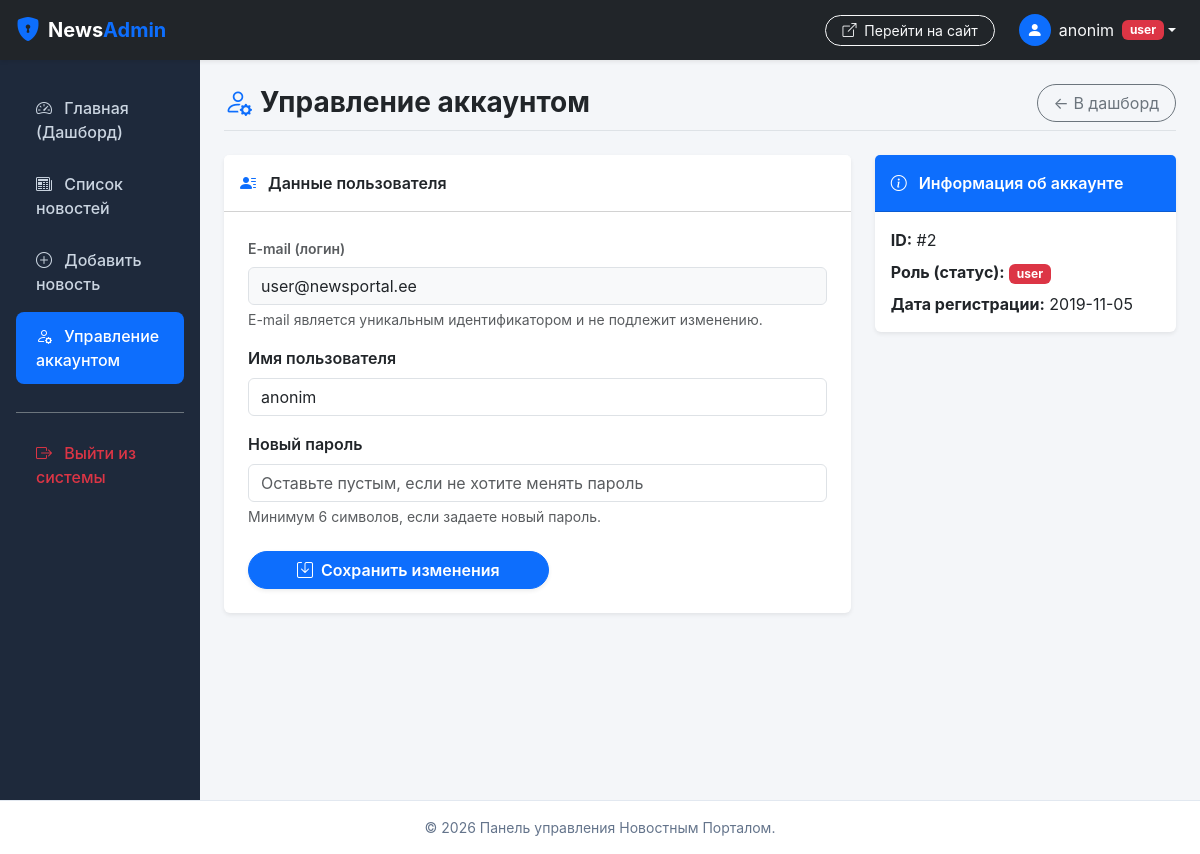
Page /admin/index.php?action=profile (signed in) on the committed database.
### tables this page shows
CREATE TABLE `users` (
  `id` int(11) NOT NULL AUTO_INCREMENT,
  `username` varchar(100) NOT NULL,
  `email` varchar(50) NOT NULL,
  `password` varchar(255) NOT NULL,
  `status` varchar(20) NOT NULL,
  `registration_date` date NOT NULL,
  `pass` varchar(255) NOT NULL,
  PRIMARY KEY (`id`),
  UNIQUE KEY `email` (`email`)
);

### admin/controllerAdmin/controllerAdmin.php (called while the page is built, shortened)
<?php
class controllerAdmin {
    public static function profileForm($error = null) {
        $userId = $_SESSION['userId'] ?? 0;
        $user = modelAdmin::getUserById($userId);
        include 'viewAdmin/profileForm.php';
        include 'viewAdmin/templates/layout.php';
    }
}
?>

### admin/index.php (called while the page is built, shortened)
<?php
require_once '../inc/db.php';
require_once 'modelAdmin/modelAdmin.php';
require_once 'controllerAdmin/controllerAdmin.php';
require_once 'routeAdmin/routingAdmin.php';
?>

### inc/db.php (called while the page is built, shortened)
<?php
class db {
    private $pdo;
    public function __construct() {
        $host = '127.0.0.1';
        $db   = 'newsportal';
        $user = 'root';
        $pass = '';
        $charset = 'utf8mb4';
        $dsn = "mysql:host=$host;dbname=$db;charset=$charset";
        $options = [
            PDO::ATTR_ERRMODE            => PDO::ERRMODE_EXCEPTION,
            PDO::ATTR_DEFAULT_FETCH_MODE => PDO::FETCH_ASSOC,
            PDO::ATTR_EMULATE_PREPARES   => false,
        ];
        try {
            $this->pdo = new PDO($dsn, $user, $pass, $options);
        } catch (\PDOException $e) {
            die("Ошибка подключения к базе данных: " . $e->getMessage());
        }
    }
    public function getOne($query, $params = []) {
        $stmt = $this->pdo->prepare($query);
        $stmt->execute($params);
        return $stmt->fetch();
    }
}
?>

### admin/modelAdmin/modelAdmin.php (called while the page is built, shortened)
<?php
class modelAdmin {
    public static function getUserById($id) {
        $db = new db();
        $query = "SELECT * FROM users WHERE id = :id";
        return $db->getOne($query, ['id' => (int)$id]);
    }
}
?>

### admin/viewAdmin/profileForm.php (the view, shortened to what this page needs)
<div class="d-flex justify-content-between align-items-center mb-4 pb-2 border-bottom">
    <h1 class="h3 fw-bold mb-0"><i class="bi bi-person-gear text-primary me-2"></i>Управление аккаунтом</h1>
    <a href="index.php?action=start" class="btn btn-outline-secondary rounded-pill px-3">&larr; В дашборд</a>
</div>
<div class="row">
    <div class="col-lg-8">
        <div class="card shadow-sm border-0 mb-4">
            <div class="card-header bg-white py-3 fw-semibold">
                <i class="bi bi-person-lines-fill me-2 text-primary"></i> Данные пользователя
            </div>
            <div class="card-body p-4">
                <form action="index.php?action=profileSave" method="POST">
                    <div class="mb-3">
                        <label class="form-label text-muted small fw-semibold">E-mail (логин)</label>
                        <input type="email" class="form-control bg-light" value="<?= htmlspecialchars($user['email'] ?? '') ?>" readonly disabled>
                        <div class="form-text">E-mail является уникальным идентификатором и не подлежит изменению.</div>
                    </div>
                    <div class="mb-3">
                        <label for="username" class="form-label fw-semibold">Имя пользователя</label>
                        <input type="text" class="form-control" id="username" name="username" required value="<?= htmlspecialchars($user['username'] ?? '') ?>">
                    </div>
                    <div class="mb-4">
                        <label for="password" class="form-label fw-semibold">Новый пароль</label>
                        <input type="password" class="form-control" id="password" name="password" placeholder="Оставьте пустым, если не хотите менять пароль">
                        <div class="form-text">Минимум 6 символов, если задаете новый пароль.</div>
                    </div>
                    <button type="submit" class="btn btn-primary rounded-pill px-5 fw-semibold shadow-sm">
                        <i class="bi bi-save me-1"></i> Сохранить изменения
                    </button>
                </form>
            </div>
        </div>
    </div>
    <div class="col-lg-4">
        <div class="card shadow-sm border-0 mb-4">
            <div class="card-header bg-primary text-white py-3 fw-semibold">
                <i class="bi bi-info-circle me-2"></i> Информация об аккаунте
            </div>
            <div class="card-body">
                <p class="mb-2"><strong>ID:</strong> #<?= (int)($user['id'] ?? 0) ?></p>
                <p class="mb-2"><strong>Роль (статус):</strong> <span class="badge bg-danger"><?= htmlspecialchars($user['status'] ?? 'admin') ?></span></p>
                <p class="mb-0"><strong>Дата регистрации:</strong> <?= htmlspecialchars($user['registration_date'] ?? 'N/A') ?></p>
            </div>
        </div>
    </div>
</div>

### admin/viewAdmin/templates/layout.php (style rules this page uses)
body { background-color: #f4f6f9; font-family: -apple-system, BlinkMacSystemFont, "Segoe UI", Roboto, "Helvetica Neue", Arial, sans-serif; min-height: 100vh; display: flex; flex-direction: column; }

### rows in the picture
users: email "user@newsportal.ee", username "anonim", id "2", status "user", registration_date "2019-11-05"

### other values in the picture
$_SESSION['name'] "anonim"
$_SESSION['status'] "user"
